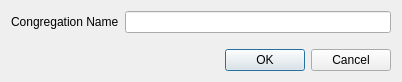
<?xml version="1.0" encoding="UTF-8"?>
<ui version="4.0">
 <class>UpdateCongregationDialog</class>
 <widget class="QDialog" name="UpdateCongregationDialog">
  <property name="geometry">
   <rect>
    <x>0</x>
    <y>0</y>
    <width>402</width>
    <height>82</height>
   </rect>
  </property>
  <property name="windowTitle">
   <string>Dialog</string>
  </property>
  <layout class="QVBoxLayout" name="verticalLayout">
   <item>
    <layout class="QFormLayout" name="formLayout">
     <item row="0" column="0">
      <widget class="QLabel" name="label">
       <property name="text">
        <string>Congregation Name</string>
       </property>
      </widget>
     </item>
     <item row="0" column="1">
      <widget class="QLineEdit" name="newCongregationNameLineEdit"/>
     </item>
    </layout>
   </item>
   <item>
    <widget class="QDialogButtonBox" name="buttonBox">
     <property name="orientation">
      <enum>Qt::Horizontal</enum>
     </property>
     <property name="standardButtons">
      <set>QDialogButtonBox::Cancel|QDialogButtonBox::Ok</set>
     </property>
    </widget>
   </item>
  </layout>
 </widget>
 <resources/>
 <connections>
  <connection>
   <sender>buttonBox</sender>
   <signal>accepted()</signal>
   <receiver>UpdateCongregationDialog</receiver>
   <slot>accept()</slot>
   <hints>
    <hint type="sourcelabel">
     <x>248</x>
     <y>254</y>
    </hint>
    <hint type="destinationlabel">
     <x>157</x>
     <y>274</y>
    </hint>
   </hints>
  </connection>
  <connection>
   <sender>buttonBox</sender>
   <signal>rejected()</signal>
   <receiver>UpdateCongregationDialog</receiver>
   <slot>reject()</slot>
   <hints>
    <hint type="sourcelabel">
     <x>316</x>
     <y>260</y>
    </hint>
    <hint type="destinationlabel">
     <x>286</x>
     <y>274</y>
    </hint>
   </hints>
  </connection>
 </connections>
</ui>
